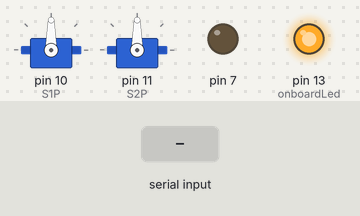
This sketch was run on a simulated Arduino Uno, built with avr-gcc and run on an emulated ATmega328P. On the bench: 2 × servo, output pins drawn as LEDs (lit = HIGH). The test bench sets the inputs (shaded band).

Above: at 1.2 s.
1.3 s: "1" received over Serial
At 2.35 s:
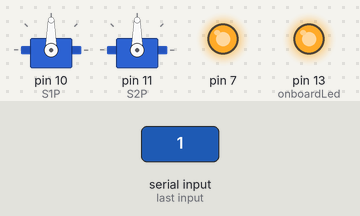
Timing chart, 0 to 4.3 s (numbered marks = the images above; inputs shaded):
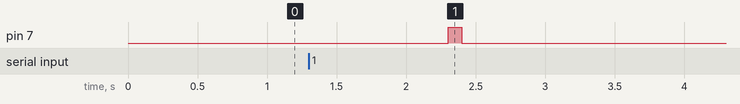

The sketch:

ServoBT.ino
```cpp
#include <Servo.h>
#define RX 3  //(analog)
#define TX 5  //(analog)
#define BTN 8   //порт считывания сигнала кнопки(digit)
#define S1P 10  //порт управления первым сервоприводом(up/down)(analog)
#define S2P 11  //-||- вторым сервоприводом(analog)
#define MXANG 180  //максимальный угол поворота
#define MINANG 0  //минимальный угол поворота
#define STRTANG 90  //стартовый угол

/*Изначально включаем питание для микроконтроллера. Серовоприводы остаются выключенными.
Кнопка нажимется- сервоприводы встают в базовое положение. Вновь нажатие- контроль за ними прерывается/*
/*Допускается 4 распознаваемых байта, соответствующих '7,'9','1','0';
При первом получении определенного байта он запоминается, дается допуск к повороту и совершается сам поворот.
Если далее мы не получаем новых байтов, то поворот продолжается. Если получаем повтороно тот же байт,
то прекращаем поворот( обнуляется поле запомненного байта и дается запрет на поворот). Если получаем иной, но допустимый байт, то либо меняем направление
поворота(если новый байт ответственен за поворот в одной плоскости с имеющимся; допуск на поворот сохраняется, но меняется поле запомненного байта),
либо начинаем поворот второго сервопривода, либо никаких действий не предпринимаем(если байт не является допустимым)*/

Servo servo1;
Servo servo2;
//Вектор поворота сервопривода
struct Vect
{
    char mas[2];  //допустимые клавиши поворота
    int bt;  //принятый байт(код клавиши)
    int ex;  //допуск поворота
    int ang;  //имеющийся угол поворота

}P1,P2;  //вектора для серовприводов 1(влево-вправо) и 2(вверх-вниз)

const int buf_length=8;
char buffer[buf_length];
char incomingbyte;
int onboardLed = 13;
int delta;
int i;  //флаг приема данных
int prov( struct Vect *, char);  //функция проверки допустимости входного байта для сервоприводов
char inputStr[5]; // ПРИНИМАЕМОЕ СООБЩЕНИЕ


void setup() {
  Serial.begin(9600);
  P1.mas[0]='w';
  P1.mas[1]='s';
  P2.mas[0]='d';
  P2.mas[1]='a';
  P1.bt=P1.ex=0;
  P2.bt=P2.ex=0;
  delta=2;
  pinMode(onboardLed, OUTPUT);
  pinMode(7,OUTPUT);
  digitalWrite(onboardLed, HIGH);
  servo1.attach(S1P);
      servo2.attach(S2P);
      P1.ang=STRTANG;
      P2.ang=STRTANG;
      servo1.write(P1.ang);
      servo2.write(P2.ang);
  i=0;  //0- флаг указывает на то, что данные не были получены. Иначе флаг равен 1.
}

void loop() {
    /*Если идет прием байтов, то проверяем, входят ли они в диапазон
назначенных за управление байтов. В зависимости от этого будем либо
изменять направление поворота(или останавливать), либо же никакие
действия производить не будем*/
if (Serial.available() > 0)
  {
    Serial.readBytes(buffer, buf_length); // считываем бай
     if (prov(&P1,buffer[0]));  //проверяем, входит ли в диапазон разрешенных байт первого сервопривода
       else
         prov(&P2,buffer[0]);  //-||- второго сервопривода
     flushLed(100);
  }
//Если поворот серовприводов разрешен, то оцениваем направление поворота
  if(P1.ex)
  {
      if(  P1.bt==P1.mas[0]&&P1.ang>MINANG+50)  //если поворот против часовой стрелки и угол больше 0
          {
            P1.ang-=delta;
            servo1.write(P1.ang);
          }
      else if(P1.bt==P1.mas[1]&&P1.ang<MXANG-20)  //если по часовой и угол меньше 180
          {
            P1.ang+=delta;
            servo1.write(P1.ang);
          }
      else P1.ex=0;  //Иные случаи- запрет на поворот
  }
  if(P2.ex)
  {
      if(P2.bt==P2.mas[0]&&P2.ang>MINANG+20)
      {
        P2.ang-=delta;
        servo2.write(P2.ang);
      }
      else if(P2.bt==P2.mas[1]&&P2.ang<MXANG-20)
      {
         P2.ang+=delta;
        servo2.write(P2.ang);
      }
      else P2.ex=0;

  }
  delay(25);
  i=0;
  //если нажимаем кнопку
}

int prov(struct Vect *p, char c)
{
  if((p->mas[0]==c)||p->mas[1]==c)  //если байт входит в диапозон
  {
    if(c==p->bt)  //если до этого данный байт был нажат
    {
      //то даем команды к запрету поворота
      p->ex=0;  //запрет поворота
      p->bt=0;  //обнуляем запомненный байт
    }
    else
    {
      //иначе разрешаем поворот и запоминаем байт
      p->ex=1;
      p->bt=c;
    }
    return 1;
  }
  return 0;
}

void flushLed(int time)
{
  digitalWrite(7, HIGH);
  delay(time);
  digitalWrite(7, LOW);
  delay(time);
}
```

Measured:
- after the input at 1.3 s, pin 7: LOW → HIGH after 1.0 s, → LOW 0.10 s later
